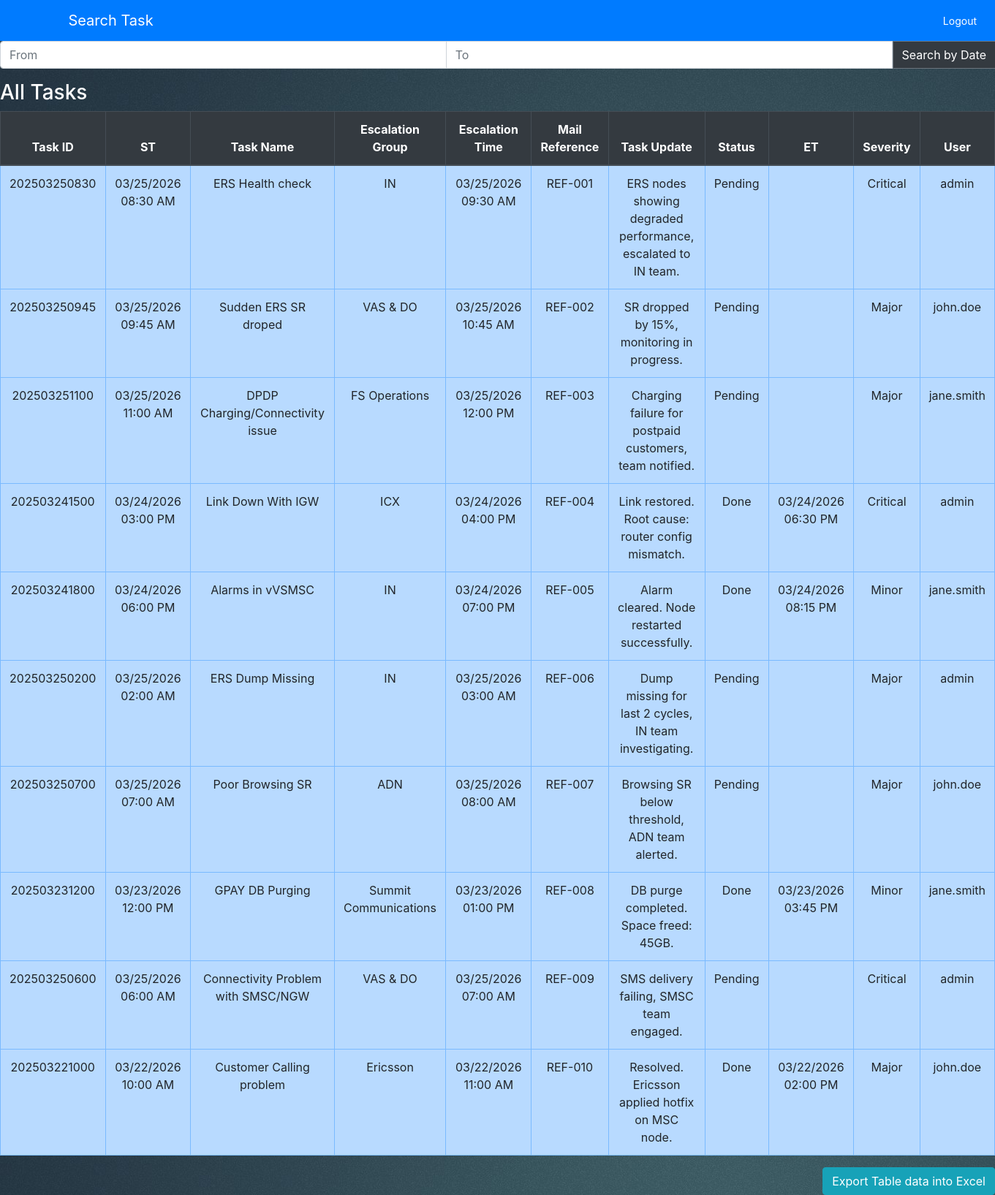
Screenshot of /searchdate.php with the database file from the repository.
### tables this page shows
CREATE TABLE IF NOT EXISTS `task` (
  `main_ID`   int(11)      NOT NULL AUTO_INCREMENT,
  `task_ID`   varchar(255) NOT NULL,
  `ST`        varchar(255) DEFAULT NULL,
  `task_name` varchar(255) DEFAULT NULL,
  `esc_grp`   varchar(255) DEFAULT NULL,
  `esc_time`  varchar(255) DEFAULT NULL,
  `severity`  varchar(255) DEFAULT NULL,
  `stat`      varchar(255) DEFAULT NULL,
  `end_t`     varchar(255) DEFAULT NULL,
  `mail_ref`  varchar(255) DEFAULT NULL,
  `history`   text         DEFAULT NULL,
  `updt`      varchar(255) DEFAULT NULL,
  `user`      varchar(255) DEFAULT NULL,
  `uuser`     varchar(255) DEFAULT NULL,
  PRIMARY KEY (`main_ID`)
);

### searchdate.php (the view, shortened to what this page needs)
<?php
	if(isset($_POST['search']))
	{
		$startdate = $_POST['startdate'];
		$lastdate = $_POST['lastdate'];
		$query = "SELECT * FROM `task` WHERE `ST` BETWEEN '$startdate' AND '$lastdate' ";
		$search_result = filterTable($query);
	}
	 else {
		$query = "SELECT * FROM `task`";
		$search_result = filterTable($query);
	}
	function filterTable($query)
	{
		$connect = mysqli_connect(DB_HOST, DB_USER, DB_PASS, DB_NAME);
		$filter_Result = mysqli_query($connect, $query);
		return $filter_Result;
	}
?>
<!DOCTYPE html>
<html lang="en">
<head>
	<link rel="stylesheet" type="text/css" href="css/back.css">
	<link rel="stylesheet" href="https://maxcdn.bootstrapcdn.com/font-awesome/4.7.0/css/font-awesome.min.css">
	<link rel="stylesheet" href="build/css/bootstrap-datetimepicker.min.css">
	<link rel="stylesheet" href="https://cdn.jsdelivr.net/npm/bootstrap-select@1.13.9/dist/css/bootstrap-select.min.css">
	<link rel="stylesheet" href="https://stackpath.bootstrapcdn.com/bootstrap/4.3.1/css/bootstrap.min.css">
</head>
<header>
		<nav class="navbar navbar-dark bg-primary">
			<div class="container">
				<a class="navbar-brand" href="home.php"> Search Task </a>
			</div>
			<a href="index.php" class="btn btn-primary btn-sm" role="button"><span class="glyphicon glyphicon-log-in"></span>Logout</a>
		</nav>
</header>
<body>
	<form action="searchdate.php" method="post">
		<div class="input-group mb-3">
			<input type="text" id="startdatepicker" width="35%" name="startdate" class="form-control" placeholder="From">
			<input type="text" id="lastdatepicker" width="35%" name="lastdate" class="form-control" placeholder="To">
			<div class="input-group-prepend">
				<input class="btn btn-outline-secondary bg-dark text-white" type="submit" name="search" value="Search by Date">
			</div>
		</div>
			<h3 class="text-white"> All Tasks </h3>
			<table id="projectSpreadsheet" class="table table-bordered table-hover">
				<thead class="thead-dark text-sm-center">
					<tr>
						<th>Task ID</th>
						<th>ST</th>
						<th>Task Name</th>
						<th>Escalation Group</th>
						<th>Escalation Time</th>
						<th>Mail Reference</th>
						<th>Task Update</th>
						<th>Status</th>
						<th>ET</th>
						<th>Severity</th>
						<th>User</th>
					</tr>
				</thead>
				<tbody class="table-primary" id="tbodyid">
							<?php while($row = mysqli_fetch_array($search_result)):	?>
								<tr class="text-center">
								 <td> <?php echo $row['task_ID'];  ?> </td>
								 <td> <?php echo $row['ST'];  ?> </td>
								 <td> <?php echo $row['task_name'];  ?> </td>
								 <td> <?php echo $row['esc_grp'];  ?> </td>
								 <td> <?php echo $row['esc_time'];  ?> </td>
								 <td> <?php echo $row['mail_ref'];  ?> </td>
								 <td> <?php echo $row['updt'];  ?> </td>
								 <td> <?php echo $row['stat'];  ?> </td>
								 <td> <?php echo $row['end_t'];  ?> </td>
								 <td> <?php echo $row['severity'];  ?> </td>
								 <td> <?php echo $row['user'];  ?> </td>
								</tr>
							<?php endwhile;?>
				</tbody>
			</table>
	</form>
		<a href="#" id="xx" class="btn btn-info float-right">Export Table data into Excel</a>
</body>
</html>

### css/back.css (style rules this page uses)
body { background: url("../images/background.jpg"); }

### rows the page displays
task: task_ID "202503250830", ST "03/25/2026 08:30 AM", task_name "ERS Health check", esc_grp "IN", esc_time "03/25/2026 09:30 AM", mail_ref "REF-001", updt "ERS nodes showing degraded performance, escalated to IN team.", stat "Pending", severity "Critical", user "admin"
task: task_ID "202503250945", ST "03/25/2026 09:45 AM", task_name "Sudden ERS SR droped", esc_grp "VAS & DO", esc_time "03/25/2026 10:45 AM", mail_ref "REF-002", updt "SR dropped by 15%, monitoring in progress.", stat "Pending", severity "Major", user "john.doe"
task: task_ID "202503251100", ST "03/25/2026 11:00 AM", task_name "DPDP Charging/Connectivity issue", esc_grp "FS Operations", esc_time "03/25/2026 12:00 PM", mail_ref "REF-003", updt "Charging failure for postpaid customers, team notified.", stat "Pending", severity "Major", user "jane.smith"
task: task_ID "202503241500", ST "03/24/2026 03:00 PM", task_name "Link Down With IGW", esc_grp "ICX", esc_time "03/24/2026 04:00 PM", mail_ref "REF-004", updt "Link restored. Root cause: router config mismatch.", stat "Done", end_t "03/24/2026 06:30 PM", severity "Critical", user "admin"
task: task_ID "202503241800", ST "03/24/2026 06:00 PM", task_name "Alarms in vVSMSC", esc_grp "IN", esc_time "03/24/2026 07:00 PM", mail_ref "REF-005", updt "Alarm cleared. Node restarted successfully.", stat "Done", end_t "03/24/2026 08:15 PM", severity "Minor", user "jane.smith"
task: task_ID "202503250200", ST "03/25/2026 02:00 AM", task_name "ERS Dump Missing", esc_grp "IN", esc_time "03/25/2026 03:00 AM", mail_ref "REF-006", updt "Dump missing for last 2 cycles, IN team investigating.", stat "Pending", severity "Major", user "admin"
task: task_ID "202503250700", ST "03/25/2026 07:00 AM", task_name "Poor Browsing SR", esc_grp "ADN", esc_time "03/25/2026 08:00 AM", mail_ref "REF-007", updt "Browsing SR below threshold, ADN team alerted.", stat "Pending", severity "Major", user "john.doe"
task: task_ID "202503231200", ST "03/23/2026 12:00 PM", task_name "GPAY DB Purging", esc_grp "Summit Communications", esc_time "03/23/2026 01:00 PM", mail_ref "REF-008", updt "DB purge completed. Space freed: 45GB.", stat "Done", end_t "03/23/2026 03:45 PM", severity "Minor", user "jane.smith"
task: task_ID "202503250600", ST "03/25/2026 06:00 AM", task_name "Connectivity Problem with SMSC/NGW", esc_grp "VAS & DO", esc_time "03/25/2026 07:00 AM", mail_ref "REF-009", updt "SMS delivery failing, SMSC team engaged.", stat "Pending", severity "Critical", user "admin"
task: task_ID "202503221000", ST "03/22/2026 10:00 AM", task_name "Customer Calling problem", esc_grp "Ericsson", esc_time "03/22/2026 11:00 AM", mail_ref "REF-010", updt "Resolved. Ericsson applied hotfix on MSC node.", stat "Done", end_t "03/22/2026 02:00 PM", severity "Major", user "john.doe"
